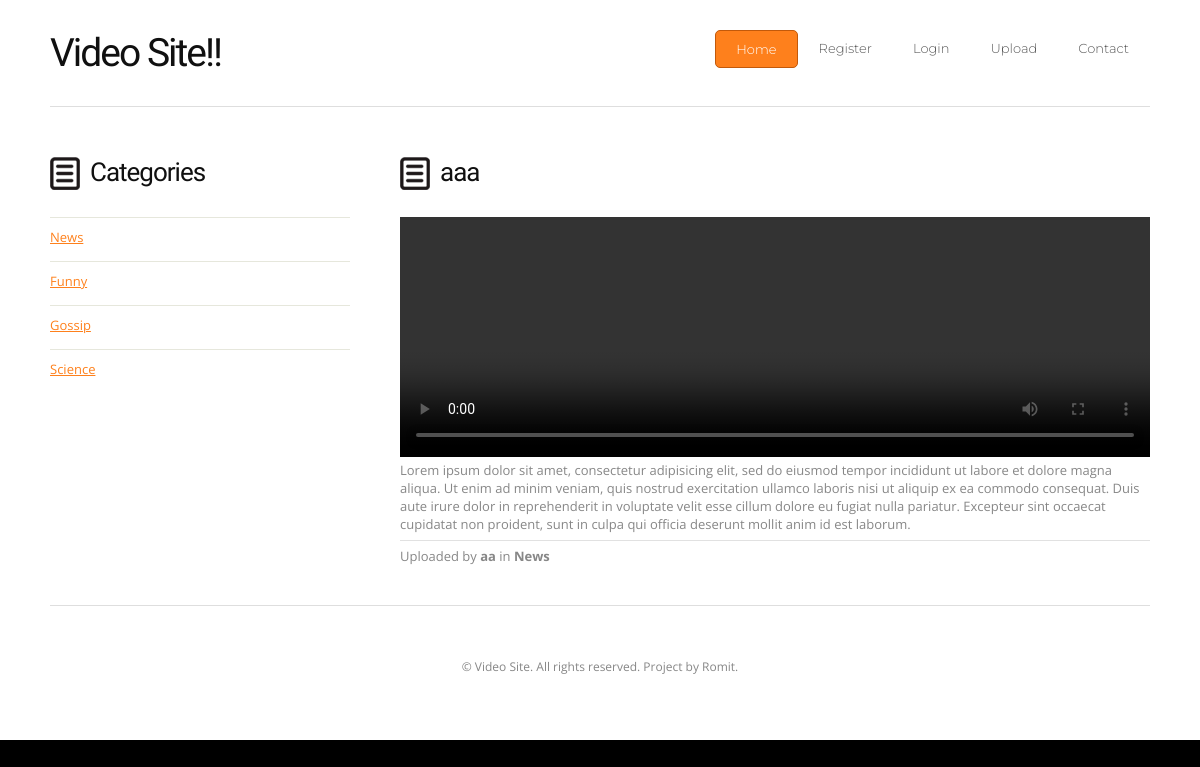
Page /details.php?vid=1 on the committed database.
### tables this page shows
CREATE TABLE `categories` (
  `c_id` int(11) NOT NULL,
  `c_name` varchar(255) NOT NULL
);

CREATE TABLE `videos` (
  `v_id` int(11) NOT NULL,
  `v_c_id` int(11) NOT NULL,
  `v_u_id` int(11) NOT NULL,
  `v_title` varchar(255) NOT NULL,
  `v_desc` text NOT NULL,
  `v_thumb` varchar(255) NOT NULL,
  `v_file` varchar(255) NOT NULL
);

CREATE TABLE `users` (
  `u_id` int(11) NOT NULL,
  `u_name` varchar(255) NOT NULL,
  `u_email` varchar(255) NOT NULL,
  `u_pwd` varchar(255) NOT NULL,
  `u_phone` varchar(255) NOT NULL
);

### classes/dbo.class.php (called while the page is built, shortened)
<?php
	class dbo {
		private $host = "localhost";
		private $user = "root";
		private $pswd = "";
		private $dbnm = "video_site";
		private $link = null;
		function __construct() {
			$this->link = mysqli_connect($this->host, $this->user, $this->pswd, $this->dbnm) or die (myslqi_connect_error());
		}
		function get($q) {
			$res = mysqli_query($this->link, $q) or die (mysqli_error($this->link));
			return $res;
		}
	}
	$db = new dbo();
?>

### details.php (the view, shortened to what this page needs)
<?php
	require_once('classes/dbo.class.php');
	$vq = "select * from videos, categories, users where v_u_id = u_id and v_c_id = c_id and v_id = '".$_GET["vid"]."'";
	$vres = $db->get($vq);
	$vrow = mysqli_fetch_assoc($vres);
?><!DOCTYPE html PUBLIC "-//W3C//DTD XHTML 1.0 Strict//EN" "http://www.w3.org/TR/xhtml1/DTD/xhtml1-strict.dtd">
<html xmlns="http://www.w3.org/1999/xhtml">
<head>
	<?php require_once('inc/head.inc.php') ?>
</head>
<body>
<div id="wrapper" class="container">
	<div id="header">
		<div id="logo">
			<?php require_once('inc/logo.inc.php') ?>
		</div>
		<div id="menu">
			<?php require_once('inc/menu.inc.php') ?>
		</div>
		</div>
	<div id="page">
	<div id="sidebar">
		<?php require_once("inc/sidebar.inc.php") ?>
	</div>
	<div id="content">
		<div id="cbox1">
			<h2 class="title"><?php echo $vrow ["v_title"] ?></h2>
			 <video width="100%" height="240" controls>
				<source src="<?php echo $vrow["v_file"] ?>" type="video/mp4">
			</video>
			<?php echo $vrow["v_desc"] ?>
			<hr size="1" color="#e1e1e1">
			Uploaded by <b><?php echo $vrow["u_name"] ?></b> in <b><?php echo $vrow["c_name"] ?></b>
		</div>
	</div>
	</div>
	<div id="footer">
		<?php require_once("inc/footer.inc.php") ?>
	</div>
</div>
</body>
</html>

### inc/sidebar.inc.php
<?php
	require_once("classes/dbo.class.php");
	$inc_cat_q = "select * from categories";
	$inc_cat_res = $db->get($inc_cat_q);
?><div id="box1">
			<h2 class="title">Categories</h2>
			<ul class="style1">
				<?php
					while($inc_cat_row = mysqli_fetch_assoc($inc_cat_res)){
						echo '<li><a href="list.php?cid='.$inc_cat_row["c_id"].'">'.$inc_cat_row["c_name"].'</a></li>';
					}
				?>
			</ul>
		</div>

### default.css (style rules this page uses)
html, body { height: 100%; }
body { margin: 0px; padding: 0px; background: #000000; font-family: 'Open Sans', sans-serif; font-size: 13px; color: #878787; }
h1, h2, h3 { margin: 0px; padding: 0px; font-family: 'Archivo Narrow', sans-serif; font-weight: normal; color: #101010; }
h2 { padding-bottom: 30px; letter-spacing: -1px; font-size: 2em; }
p, ol, ul { margin-top: 0px; }
a { color: #FE801C; }
.title { padding-left: 40px; background: url(images/icon01.png) no-repeat left top; }
#wrapper { width: 1100px; padding: 0px 50px; background: #FFFFFF; }
.container { width: 1200px; margin: 0px auto; }
#header { overflow: hidden; padding: 30px 0px; }
#logo { float: left; width: 300px; margin: 0; padding: 0; }
#menu { float: right; width: 700px; margin: 0 auto; padding: 0; }
#page { overflow: hidden; padding: 50px 0px 0px 0px; border-top: 1px solid #DEDEDE; }
#content { float: right; width: 750px; }
#content #cbox1 { margin-bottom: 40px; }
#sidebar { float: left; width: 300px; }
#sidebar #box1 { margin-bottom: 50px; }
#footer { overflow: hidden; padding: 50px 0px; border-top: 1px solid #DEDEDE; }
ul.style1 { margin: 0px; padding: 0px; list-style: none; }
ul.style1 li { padding: 10px 0px 15px 0px; border-top: 1px solid #E6E7DC; }

### rows in the picture
categories: c_name "News"
categories: c_name "Funny"
categories: c_name "Gossip"
categories: c_name "Science"
videos: v_title "aaa", v_desc "Lorem ipsum dolor sit amet, consectetur adipisicing elit, sed do eiusmod tempor incididunt ut labore et dolore magna aliqua. Ut enim ad minim veniam, quis nostrud exercitation ullamco laboris nisi ut aliquip ex ea commodo consequat. Duis aute irure dolor in reprehenderit in voluptate velit esse cillum dolore eu fugiat nulla pariatur. Excepteur sint occaecat cupidatat non proident, sunt in culpa qui officia deserunt mollit anim id est laborum.", users.u_name "aa", categories.c_name "News"
